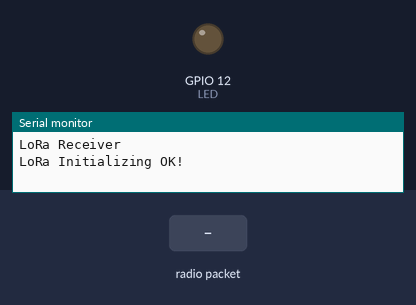
Recording of a sketch running on a simulated ESP32. Shown: output pins drawn as LEDs (lit = HIGH), the last lines printed to the serial monitor. Inputs (shaded band) come from the test bench. No radio packets arrive unless stated.

Above: at 1.2 s.
1.3 s: radio packet "1" arrives
At 2.35 s:
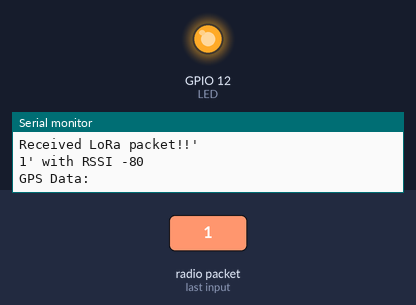
Timing chart, 0 to 4.3 s (numbered marks = the images above; inputs shaded):
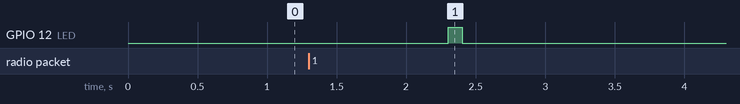

Measured:
- after the input at 1.3 s, GPIO 12 (LED): LOW → HIGH after 1.0 s, → LOW 0.10 s later

The sketch:

esp32_lora_rx.ino
```cpp
/*
 *  LoRa Rx Module
 *  Uses:
 *    ESP32
 *    Featherwing GPS modules
 *    Hope RF 915Mhz LoRa Transceivers
 *    915.25 MHz
 *
 *  Recieves LoRa packet and blinks LED
 *  Using to test range of Lora transmission
 *  with a basic 3.25" plain wire antenna
 */


#include <SPI.h>
#include <LoRa.h>

//define the pins used by the transceiver module
#define ss 5
#define rst 14
#define dio0 2
// led for receive packet
#define LED 12
// pins for gps uart
#define RXD2 16
#define TXD2 17

void setup() {
  //initialize Serial Monitor
  Serial.begin(115200);
  //initialize gps serial
  Serial2.begin(9600, SERIAL_8N1, RXD2, TXD2);
  while (!Serial);
  Serial.println("LoRa Receiver");
  pinMode(LED, OUTPUT);


  //setup LoRa transceiver module
  LoRa.setPins(ss, rst, dio0);

  //replace the LoRa.begin(---E-) argument with your location's frequency
  //433E6 for Asia
  //866E6 for Europe
  //915E6 for North America
  while (!LoRa.begin(915.25E6)) {
    Serial.println(".");
    delay(500);
  }
   // Change sync word (0xF3) to match the receiver
  // The sync word assures you don't get LoRa messages from other LoRa transceivers
  // ranges from 0-0xFF
  LoRa.setSyncWord(0xF3);
  Serial.println("LoRa Initializing OK!");
}

void loop() {
  // try to parse packet
  int packetSize = LoRa.parsePacket();
  if (packetSize) {
    // received a packet
    Serial.println("Received LoRa packet!!'");

    // read packet
    while (LoRa.available()) {
      String LoRaData = LoRa.readString();
      Serial.print(LoRaData);
      Serial.print("' with RSSI ");
      Serial.println(LoRa.packetRssi());

      // read gps
      Serial.println("GPS Data:");
      while (Serial2.available()) {
        Serial.print(char(Serial2.read()));
      }
      Serial.println("\n");
    }
    // Toggle external led
    digitalWrite(LED,HIGH);
    delay(100);
    digitalWrite(LED,LOW);
  }
}
```
